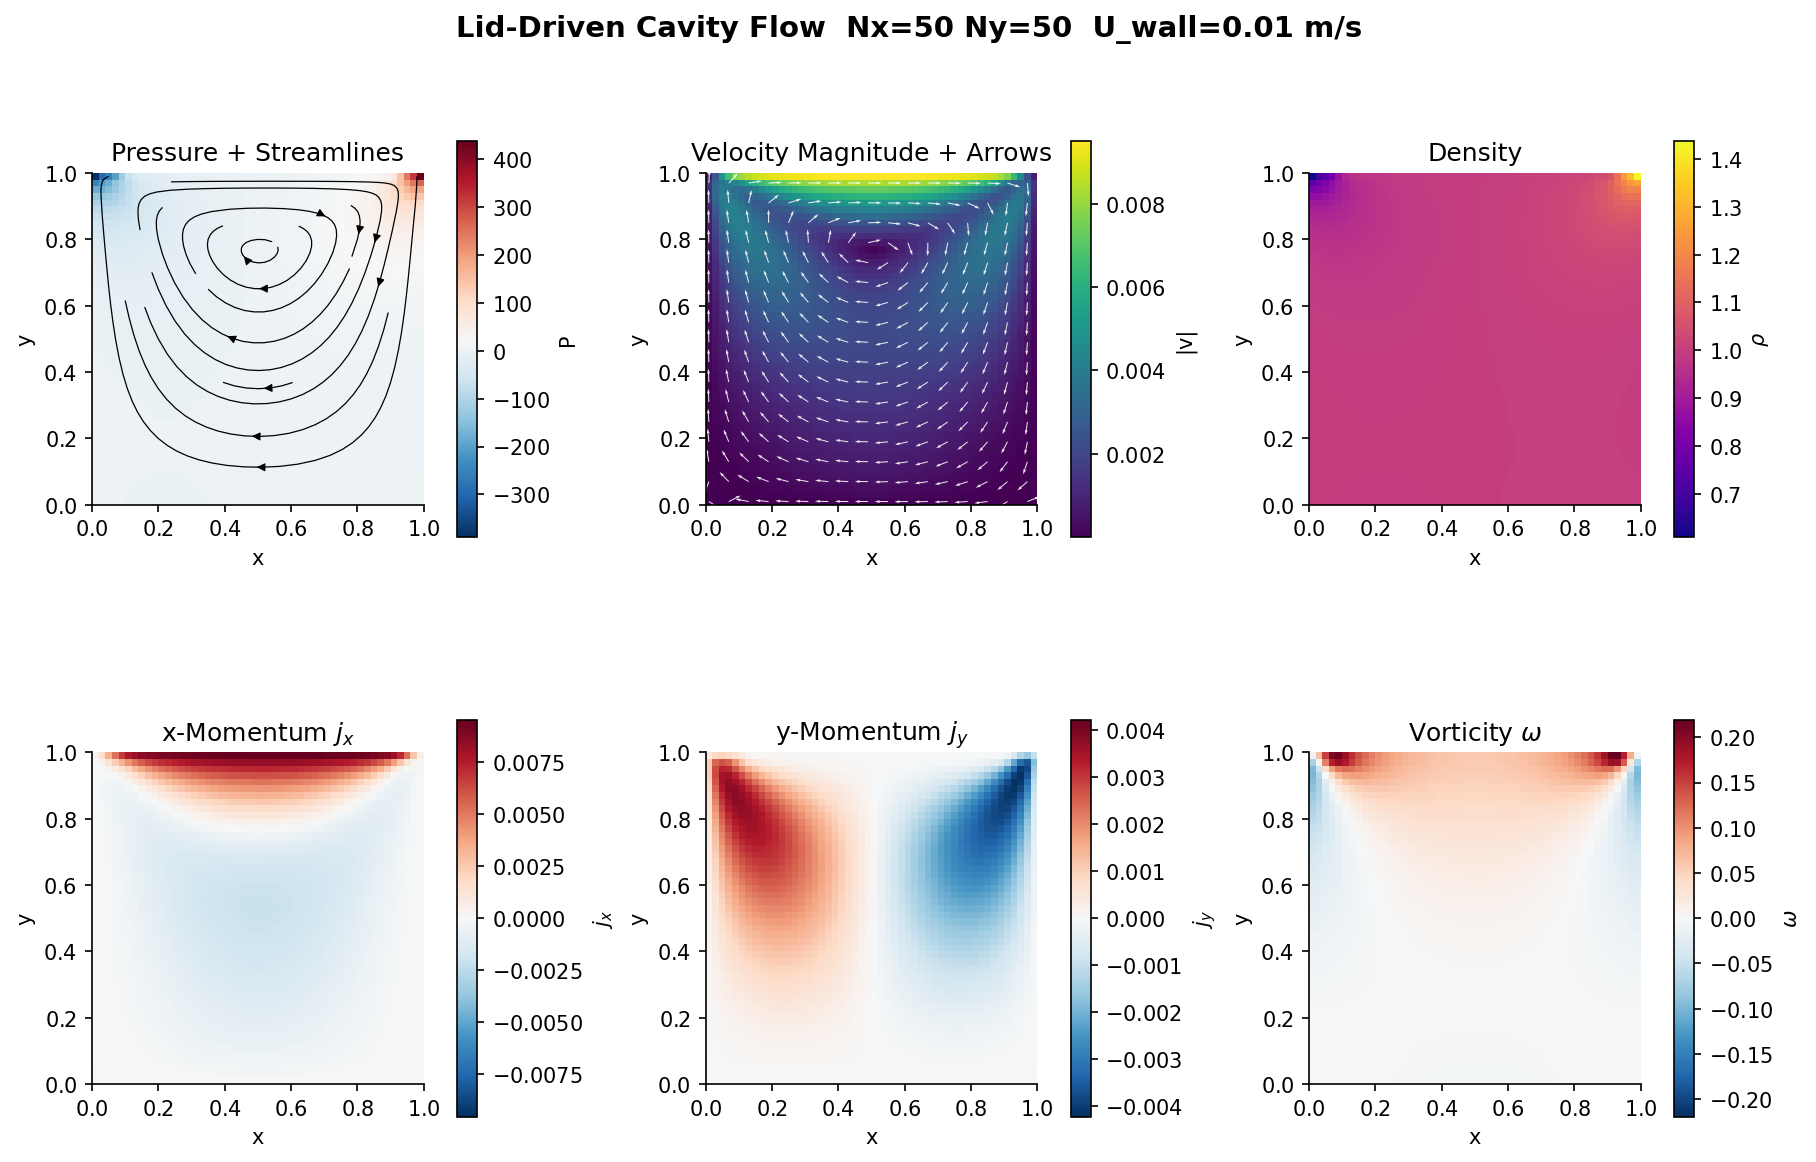

This chart was generated by the following Python code:
"""Lid-driven cavity test for the Taylor-Hood P2P1 FEM solver.

Runs the lid-driven cavity problem: unit square, uniform gap, moving lid (North wall)
at U_WALL in x, all other walls stationary and impermeable.

Config is loaded from doc/tutorials/examples/lid_driven_cavity.yaml.

Usage:
    /home/qd5728/fem_taylor_hood/venv/bin/python \
        GaPFlow/fem_2d/tests/test_lid_cavity.py
"""

import numpy as np
import matplotlib.pyplot as plt
from pathlib import Path
from GaPFlow.problem import Problem

U_WALL = 0.01  # Lid velocity [m/s]

YAML_PATH = (
    Path(__file__).parent.parent.parent.parent
    / 'doc' / 'tutorials' / 'examples' / 'lid_driven_cavity.yaml'
)

# =============================================================================
# Main
# =============================================================================

if __name__ == '__main__':
    print(f'Lid-driven cavity: config={YAML_PATH}')

    problem = Problem.from_yaml(str(YAML_PATH))

    # Taper width: fraction of Lx over which the lid velocity ramps down at each corner
    TAPER_W = 0.1

    def jx_lid(ctx):
        rho_ghost = ctx.problem.q[0][ctx.ghost_slice]
        _Lx = ctx.problem.grid['Lx']
        x = np.linspace(0, _Lx, rho_ghost.shape[0])
        # Raised-cosine ramp: 0 at wall, 1 after TAPER_W, symmetric at both ends
        t_left = np.clip(x / (TAPER_W * _Lx), 0, 1)
        t_right = np.clip((_Lx - x) / (TAPER_W * _Lx), 0, 1)
        taper = 0.5 * (1 - np.cos(np.pi * t_left)) * 0.5 * (1 - np.cos(np.pi * t_right))
        # Rescale so the flat region equals 1 (not 0.25)
        taper /= taper.max()
        return rho_ghost * U_WALL * taper[:, np.newaxis]

    problem.set_bc_function('jx', 'N', jx_lid)
    problem.run()

    Nx = problem.grid['Nx']
    Ny = problem.grid['Ny']
    dx = problem.grid['dx']
    dy = problem.grid['dy']
    Lx = problem.grid['Lx']
    Ly = problem.grid['Ly']

    rho = problem.q[0][1:-1, 1:-1]
    jx = problem.q[1][1:-1, 1:-1]
    jy = problem.q[2][1:-1, 1:-1]

    vx = jx / rho
    vy = jy / rho

    v_mag = np.sqrt(vx**2 + vy**2)

    P0 = problem.prop['P0']
    rho0 = problem.prop['rho0']
    alpha = problem.prop['alpha']
    pressure = P0 + (rho - rho0) / alpha

    print(f'rho range : [{rho.min():.6f}, {rho.max():.6f}]')
    print(f'vx  range : [{vx.min():.6f}, {vx.max():.6f}]')
    print(f'vy  range : [{vy.min():.6f}, {vy.max():.6f}]')

    x = np.linspace(dx / 2, Lx - dx / 2, Nx)
    y = np.linspace(dy / 2, Ly - dy / 2, Ny)
    X, Y = np.meshgrid(x, y, indexing='ij')

    # -------------------------------------------------------------------------
    # Plot: 2x3 layout matching the notebook
    # -------------------------------------------------------------------------
    fig = plt.figure(figsize=(12, 8), facecolor='white', constrained_layout=True)

    # 1. Pressure + streamlines
    ax1 = fig.add_subplot(2, 3, 1)
    im1 = ax1.pcolormesh(X, Y, pressure, cmap='RdBu_r', shading='auto')
    n_start = 5
    start_pts = np.array([[sx, sy]
                           for sx in np.linspace(0.2, 0.8, n_start)
                           for sy in np.linspace(0.2, 0.8, n_start)])
    ax1.streamplot(x, y, vx.T, vy.T, color='k', linewidth=0.6, density=0.6,
                   arrowsize=0.8, start_points=start_pts)
    ax1.set_xlabel('x')
    ax1.set_ylabel('y')
    ax1.set_title('Pressure + Streamlines')
    ax1.set_aspect('equal')
    plt.colorbar(im1, ax=ax1, label='P', shrink=0.7)

    # 2. Velocity magnitude + normalised quiver
    ax2 = fig.add_subplot(2, 3, 2)
    im2 = ax2.pcolormesh(X, Y, v_mag, cmap='viridis', shading='auto')
    skip = 3
    v_mag_sub = v_mag[::skip, ::skip]
    vx_norm = np.where(v_mag_sub > 0, vx[::skip, ::skip] / v_mag_sub, 0)
    vy_norm = np.where(v_mag_sub > 0, vy[::skip, ::skip] / v_mag_sub, 0)
    ax2.quiver(X[::skip, ::skip], Y[::skip, ::skip], vx_norm, vy_norm,
               color='white', alpha=0.9, scale=25, width=0.003)
    ax2.set_xlabel('x')
    ax2.set_ylabel('y')
    ax2.set_title('Velocity Magnitude + Arrows')
    ax2.set_aspect('equal')
    plt.colorbar(im2, ax=ax2, label='|v|', shrink=0.7)

    # 3. Density
    ax3 = fig.add_subplot(2, 3, 3)
    im3 = ax3.pcolormesh(X, Y, rho, cmap='plasma', shading='auto')
    ax3.set_xlabel('x')
    ax3.set_ylabel('y')
    ax3.set_title('Density')
    ax3.set_aspect('equal')
    plt.colorbar(im3, ax=ax3, label=r'$\rho$', shrink=0.7)

    # 4. x-momentum jx
    ax4 = fig.add_subplot(2, 3, 4)
    vmax4 = np.abs(jx).max()
    im4 = ax4.pcolormesh(X, Y, jx, cmap='RdBu_r', shading='auto',
                         vmin=-vmax4, vmax=vmax4)
    ax4.set_xlabel('x')
    ax4.set_ylabel('y')
    ax4.set_title(r'x-Momentum $j_x$')
    ax4.set_aspect('equal')
    plt.colorbar(im4, ax=ax4, label=r'$j_x$', shrink=0.7)

    # 5. y-momentum jy
    ax5 = fig.add_subplot(2, 3, 5)
    vmax5 = np.abs(jy).max()
    im5 = ax5.pcolormesh(X, Y, jy, cmap='RdBu_r', shading='auto',
                         vmin=-vmax5, vmax=vmax5)
    ax5.set_xlabel('x')
    ax5.set_ylabel('y')
    ax5.set_title(r'y-Momentum $j_y$')
    ax5.set_aspect('equal')
    plt.colorbar(im5, ax=ax5, label=r'$j_y$', shrink=0.7)

    # 6. Vorticity
    ax6 = fig.add_subplot(2, 3, 6)
    dvx_dy = np.gradient(vx, dy, axis=1)
    dvy_dx = np.gradient(vy, dx, axis=0)
    vorticity = dvx_dy - dvy_dx
    vmax6 = np.abs(vorticity).max()
    im6 = ax6.pcolormesh(X, Y, vorticity, cmap='RdBu_r', shading='auto',
                         vmin=-vmax6, vmax=vmax6)
    ax6.set_xlabel('x')
    ax6.set_ylabel('y')
    ax6.set_title(r'Vorticity $\omega$')
    ax6.set_aspect('equal')
    plt.colorbar(im6, ax=ax6, label=r'$\omega$', shrink=0.7)

    fig.suptitle(f'Lid-Driven Cavity Flow  Nx={Nx} Ny={Ny}  U_wall={U_WALL} m/s',
                 fontsize=14, fontweight='bold')

    out = Path(__file__).parent / 'test_lid_cavity.png'
    plt.savefig(out, dpi=150, bbox_inches='tight', facecolor='white')
    print(f'Saved: {out}')
    plt.show()
